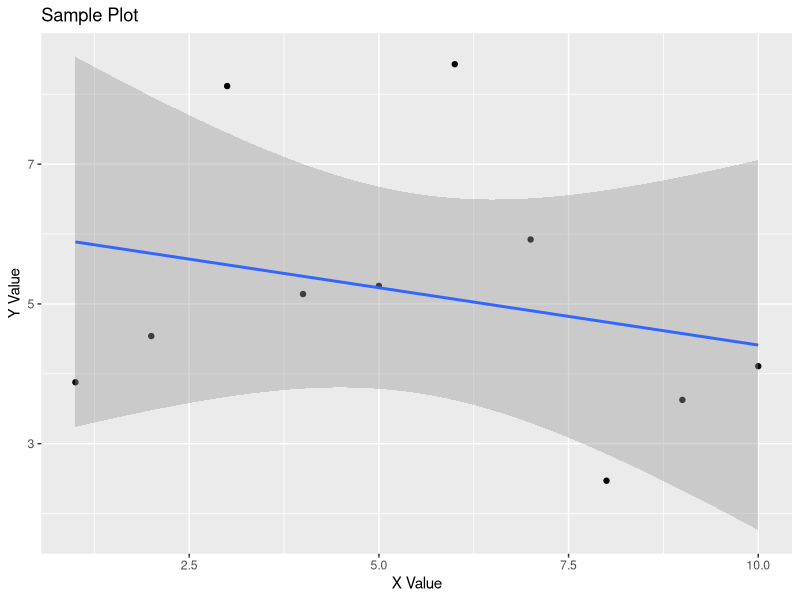

Here is the R script that generated this plot:
## ---- chunk 1
knitr::opts_chunk$set(echo = TRUE)
## ---- chunk 2
# Generate some random data
set.seed(123)
data <- data.frame(
  x = 1:10,
  y = rnorm(10, mean = 5, sd = 2)
)

# Display the data
head(data)
## ---- chunk 3
# Create a plot
library(ggplot2)
ggplot(data, aes(x = x, y = y)) +
  geom_point() +
  geom_smooth(method = "lm") +
  labs(title = "Sample Plot", x = "X Value", y = "Y Value")
## ---- chunk 4
# Calculate summary statistics
summary(data)
